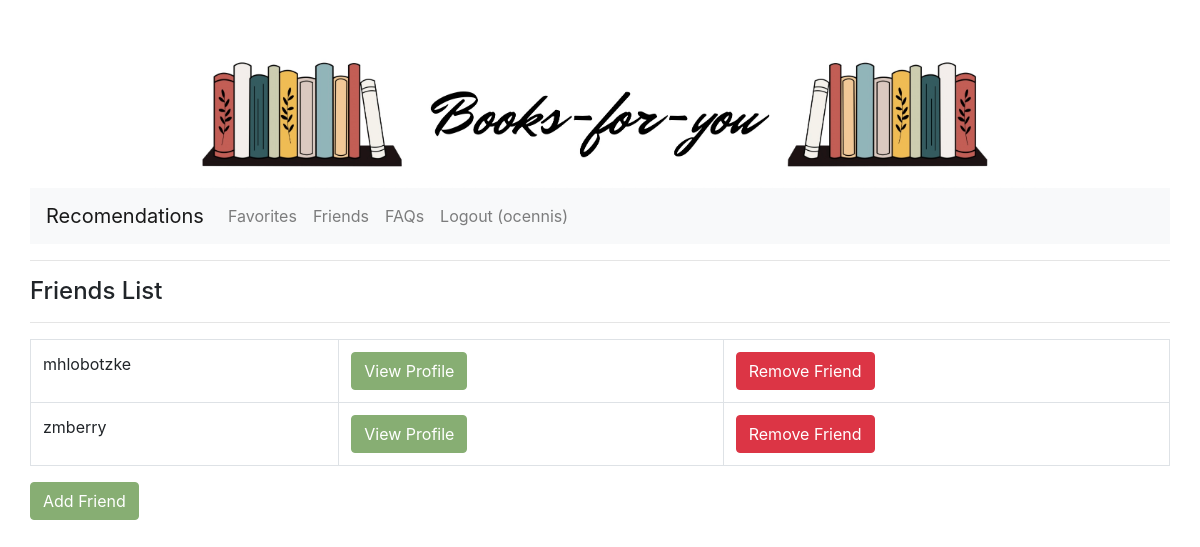
The app's page /friends (signed in) with its own data.
### friends/models.py (models this page shows)
class User(AbstractUser):
    friends = models.ManyToManyField("User", blank = True)
    favorites = models.ManyToManyField(Book, blank = True)

### friends/views.py (the view)
# urls.py: path('friends', friends_views.friends),
@login_required(login_url='/login/')
def friends(request):
    user = request.user
    friends = user.friends.all()
    page_data = {'friends':friends}
    return render(request, 'friends/friends_list.html', page_data)

### templates/friends/friends_list.html (shortened to what this page needs)
<!DOCTYPE html>
<html>
	<head>
		{% include "bootstrap.html" %}
		{% load static %}
		<img class=center src ="{% static 'banner2.jpg' %}" alt="Books-for-you Banner">
	</head>
	<body>
		{% include "navigation.html" %}
		<hr>
		<h4>Friends List</h4>
		<hr>
		<table class='table table-bordered'>
			{% for friend in friends %}
			<tr>
					<td> {{friend}} </td>
					<td> <a href='/friend_profile/{{friend.id}}'> <button class='btn btn-primary'> View Profile </button> </a> </td>
					<td> <a href='/remove_friend/{{friend.id}}'> <button class='btn btn-danger'> Remove Friend </button> </a> </td>
			</tr>
			{% endfor %}
		</table>
		<a href='find_friend'>
      <button class="btn btn-primary"> Add Friend </button>
    </a>
	</body>
</html>

### templates/navigation.html (shortened to what this page needs)
<nav class="navbar navbar-expand-lg navbar-light bg-light">
  <a class="navbar-brand" href="/ "> Recomendations </a>
  <div class="navbar-collapse">
    <ul class="navbar-nav mr-auto">
      <li class="nav-item">
        <a class="nav-link" href="/view_favorites">Favorites</a>
      </li>
      <li class="nav-item">
        <a class="nav-link" href="/friends">Friends</a>
      </li>
      <li class="nav-item">
        <a class="nav-link" href="/FAQ">FAQs</a>
      </li>
      {% if user.is_authenticated %}
        <li>
          <a class="nav-link" href="/logout">Logout ({{user.username}})</a>
        </li>
        {% else %}
        <li>
          <a class="nav-link" href="/login">Login</a>
        </li>
      {% endif %}
  </div>
</nav>

### templates/friends/friends_list.html (style rules this page uses)
img { width: 1000px; height:auto; }
body { padding: 30px; margin: auto; }
.btn-primary { background-color: #87ae73; border-color: #87ae73 }
.center { display: block; margin-left: auto; margin-right: auto; width: 80% }

### records on screen
User: username "ocennis"
User: username "mhlobotzke"
User: username "zmberry"
